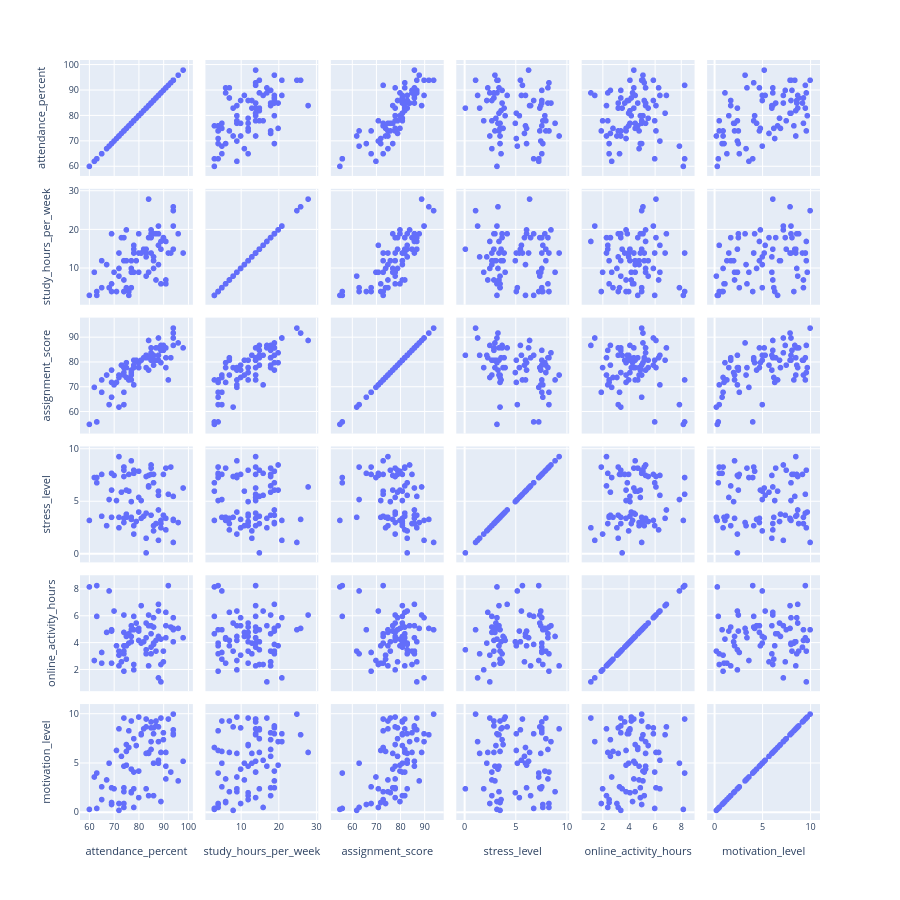

The cell this chart's notebook holds for it:
### Code cell
fig = px.scatter_matrix(df, dimensions = ['attendance_percent','study_hours_per_week','assignment_score','stress_level','online_activity_hours', 'motivation_level'])
fig.update_layout(font=dict(size=9))
fig.update_layout(width = 900, height = 900)
fig.show()

### Figure 1 — Plotly figure (JSON) as saved in the notebook; plotly's stock layout.template omitted (floating-point values rounded to 4 significant figures)
{"data": [{"dimensions": [{"axis": {"matches": true}, "label": "attendance_percent", "values": [79, 88, 74, 94, 78, 85, 77, 78, 85, 82, 84, 92, 84, 74, 63, 86, 84, 81, 85, 69, 96, 78, 63, 72, 76, 78, 74, 94, 77, 88, 76, 88, 83, 85, 90, 83, 60, 80, 94, 86, 91, 74, 80, 74, 65, 71, 80, 87, 65, 83, 62, 67, 69, 88, 72, 86, 83, 68, 75, 74, 91, 75, 70, 89, 86, 89, 72, 89, 75, 98, 90, 69, 77, 81, 87, 94, 77, 91, 73, 93]}, {"axis": {"matches": true}, "label": "study_hours_per_week", "values": [12, 16, 12, 15, 15, 20, 5, 14, 18, 15, 18, 14, 9, 18, 4, 19, 28, 14, 19, 4, 19, 16, 3, 8, 4, 9, 7, 25, 9, 21, 3, 11, 14, 14, 18, 8, 3, 14, 21, 12, 7, 4, 9, 12, 5, 4, 19, 7, 12, 13, 9, 11, 19, 19, 14, 13, 15, 5, 5, 4, 6, 20, 9, 15, 10, 6, 10, 17, 12, 14, 18, 6, 12, 14, 19, 26, 10, 17, 18, 14]}, {"axis": {"matches": true}, "label": "assignment_score", "values": [81, 83, 78, 87, 79, 84, 75, 81, 82, 82, 82, 73, 77, 78, 56, 83, 89, 81, 86, 66, 88, 71, 56, 62, 73, 78, 75, 94, 73, 90, 73, 81, 82, 81, 87, 78, 55, 78, 90, 81, 82, 68, 78, 76, 68, 72, 80, 81, 73, 83, 70, 75, 77, 86, 75, 83, 83, 63, 74, 63, 78, 80, 71, 85, 79, 80, 74, 87, 78, 86, 85, 72, 76, 81, 86, 92, 77, 86, 79, 82]}, {"axis": {"matches": true}, "label": "stress_level", "values": [3.1, 5.6, 3.0, 5.5, 8.0, 8.5, 3.5, 2.7, 8.2, 3.6, 6.5, 5.7, 7.5, 7.4, 7.3, 6.8, 6.4, 3.4, 3.7, 7.7, 3.0, 7.7, 6.8, 3.5, 7.6, 1.9, 3.4, 1.1, 8.9, 1.3, 6.0, 6.0, 3.9, 7.6, 3.7, 7.4, 3.2, 5.4, 3.2, 2.7, 2.3, 8.3, 4.0, 8.0, 7.6, 5.1, 7.9, 2.9, 3.6, 1.5, 7.3, 2.7, 6.1, 4.2, 9.3, 2.2, 0.1, 5.2, 3.5, 8.3, 8.2, 6.1, 7.5, 2.9, 7.6, 3.2, 2.5, 2.5, 3.8, 6.3, 7.6, 3.5, 5.0, 5.1, 2.9, 3.3, 3.3, 3.4, 5.9, 8.3]}, {"axis": {"matches": true}, "label": "online_activity_hours", "values": [5.5, 6.4, 4.8, 4.1, 5.0, 5.3, 5.0, 6.0, 4.7, 4.1, 2.3, 8.3, 5.3, 6.1, 8.3, 3.9, 6.1, 6.8, 3.2, 5.0, 5.1, 2.4, 6.0, 3.4, 4.0, 2.0, 3.8, 5.0, 4.5, 1.4, 4.7, 4.5, 4.4, 3.7, 2.6, 5.5, 8.2, 4.9, 5.9, 5.2, 6.3, 1.9, 4.2, 3.4, 3.3, 3.8, 5.1, 4.2, 2.5, 3.2, 2.7, 4.8, 4.9, 6.9, 2.3, 4.0, 3.5, 7.9, 2.8, 3.2, 4.4, 3.8, 6.4, 2.4, 5.9, 4.3, 3.1, 1.1, 4.5, 4.4, 3.4, 2.5, 4.1, 4.0, 3.4, 5.1, 5.3, 5.3, 2.6, 5.2]}, {"axis": {"matches": true}, "label": "motivation_level", "values": [6.8, 5.3, 4.7, 8.4, 7.5, 7.2, 9.3, 4.1, 6.4, 8.5, 1.7, 9.5, 6.0, 2.5, 4.0, 8.0, 6.1, 7.9, 8.6, 0.8, 3.2, 0.5, 0.4, 0.2, 8.3, 2.4, 2.1, 10.0, 2.1, 7.2, 6.6, 5.0, 9.5, 9.2, 7.4, 8.7, 0.3, 1.5, 8.0, 1.7, 6.1, 0.9, 9.7, 9.6, 2.6, 6.3, 4.2, 9.3, 1.3, 6.0, 3.6, 3.3, 2.5, 8.7, 8.5, 5.0, 2.4, 5.0, 6.2, 0.5, 3.4, 4.8, 2.4, 6.1, 8.6, 1.1, 0.9, 9.6, 6.9, 5.2, 8.1, 1.0, 2.0, 8.0, 8.8, 7.9, 4.4, 4.7, 5.7, 4.1]}], "hovertemplate": "%{xaxis.title.text}=%{x}<br>%{yaxis.title.text}=%{y}<extra></extra>", "legendgroup": "", "marker": {"color": "#636efa", "symbol": "circle"}, "name": "", "showlegend": false, "type": "splom"}], "layout": {"dragmode": "select", "font": {"size": 9}, "height": 900, "legend": {"tracegroupgap": 0}, "margin": {"t": 60}, "width": 900}}
